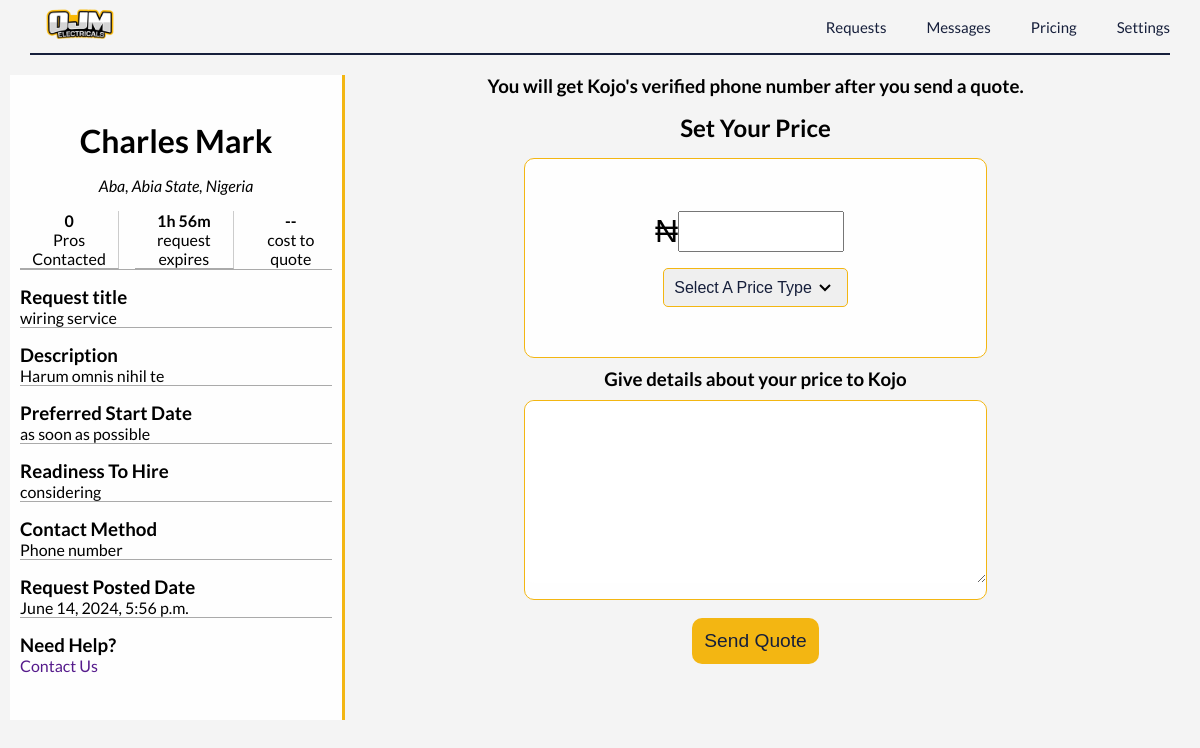
/request/6/ (signed in), run on the app's committed database.
### ojm_core/models.py (models this page shows, shortened)
class ServiceRequest(models.Model):
    user = models.ForeignKey(User, on_delete=models.CASCADE)
    query = models.CharField(max_length=255)
    service_description = models.TextField()
    additional_files = models.FileField(upload_to='additional_files/', blank=True, null=True)
    job_start = models.CharField(max_length=20, blank=True, null=True)
    readiness = models.CharField(max_length=20, blank=True, null=True)
    start_date = models.DateField(blank=True, null=True)
    created_at = models.DateTimeField(auto_now_add=True)
    class Meta:
        ordering = ('-created_at',)

### userauth/models.py (models this page shows, shortened)
class User(AbstractUser):
    email = models.EmailField(unique=True)
    first_name = models.CharField(max_length=150, blank=True)
    last_name = models.CharField(max_length=150, blank=True)
    phone_number = models.CharField(max_length=25, blank=True)
    whatsapp_number = models.CharField(max_length=25, blank=True)
    USERNAME_FIELD = 'email'
    REQUIRED_FIELDS = ['username']

class ElectricianProfile(models.Model):
    user = models.OneToOneField(User, on_delete=models.CASCADE)
    business_name = models.CharField(max_length=255)
    service_description = models.TextField()
    profile_picture = models.ImageField(upload_to=user_directory_path, blank=True, null=True)
    founded_date = models.DateField()
    registered = models.BooleanField(default=False)
    country = models.CharField(max_length=50, choices=WEST_AFRICAN_COUNTRIES)
    state = models.CharField(max_length=50, choices=NIGERIAN_STATES)
    city = models.CharField(max_length=255)
    address = models.CharField(max_length=255)
    terms = models.BooleanField(default=False)
    number_of_employees = models.IntegerField(default=0)
    website_url = models.URLField(max_length=200, blank=True, null=True)
    youtube_url = models.URLField(max_length=200, blank=True, null=True)
    prices = models.TextField(blank=True, null=True)
    qualification = models.TextField(blank=True, null=True)
    cac_verified = models.BooleanField(default=False)
    id_verified = models.BooleanField(default=False)
    cac = models.CharField(max_length=200, blank=True, null=True)
    class Meta:
        verbose_name_plural = "Electricians"

### ojm_core/views.py (the view)
# urls.py: path('request/<int:request_id>/', views.request_detail, name='request_detail'),
@login_required
def request_detail(request, request_id):
    req = get_object_or_404(ServiceRequest, id=request_id)
    user_profile = None
    if hasattr(req.user, 'customerprofile'):
        user_profile = req.user.customerprofile
    elif hasattr(req.user, 'electricianprofile'):
        user_profile = req.user.electricianprofile
    subscription = get_object_or_404(Subscription, user=request.user)
    total_quotes = SUBSCRIPTION_TOTAL_QUOTES.get(subscription.name, 0)
    remaining_quotes = subscription.remaining_quotes
    used_quotes = total_quotes - remaining_quotes
    subscribed = subscription.status == "Active"
    context = {
        'req': req,
        'user_profile': user_profile,
        'total_quotes': total_quotes,
        'used_quotes': used_quotes,
        'remaining_quotes': remaining_quotes,
        'subscribed':subscribed
    }
    return render(request, 'request_detail.html', context)

### templates/request_detail.html (shortened to what this page needs)
{% load static %}
<!DOCTYPE html>
<html lang="en">
<head>
    <link rel="stylesheet" href="https://unicons.iconscout.com/release/v4.0.8/css/line.css" />
    <link rel="stylesheet" href="{% static 'Css/request_detail.css' %}">
</head>
<body>
    <section>
        <div class="heading">
            <a href="{% url 'ojm_core:index' %}" class="nav_logo"><img src="{% static 'Assest/Img/ojm.png' %}" alt="Ojm" /></a>
            <div class="nav">
                <a href="{%url 'ojm_core:requests'%}" class="">
                     Requests
                </a>
                <a href="{%url 'chatapp:messages'%}" class="">
                     Messages
                </a>
                <a href="{% url 'payment:pay' %}" class="">
                    Pricing
                </a>
                <a href="{% url 'ojm_core:dashboard' %}" class="">
                    Settings
                </a>
            </div>
        </div>
        <div class="request-container">
            <div class="details">
                <div class="quote">
                    {% if req.user.first_name %}
                    <p class="username">{{ req.user.first_name }} {{ req.user.last_name }}</p>
                    {% else %}
                    <p class="username">{{ req.user.username|title }}</p>
                    {% endif %}
                    <p class="location">{{ user_profile.city|title }}, {{ user_profile.state|title }} State, {{ user_profile.country|title }}</p>
                    <div class="quote-detail">
                        <div class="pros-contacted">
                            <p>0</p>
                            <p>Pros Contacted</p>
                        </div>
                        <div class="request-expiry">
                            <p>1h 56m</p>
                            <p>request expires</p>
                        </div>
                        <div class="cost-quote">
                            {%if subscribed%}
                            <p>--</p>
                            {%else%}
                            <p>₦500</p>
                            {% endif %}
                            <p>cost to quote</p>
                        </div>
                    </div>
                </div>
                <div class="request-title">
                    <h3>Request title</h3>
                    <p>{{ req.query }}</p>
                </div>
                <div class="request-description">
                    <h3>Description</h3>
                    <p>{{ req.service_description }}</p>
                </div>
                <div class="start-date">
                    <h3>Preferred Start Date</h3>
                    {% if req.start_date %}
                    <p>{{ req.start_date }}</p>
                    {% else %}
                    <p>{{ req.job_start }}</p>
                    {% endif %}
                </div>
                <div class="readiness">
                    <h3>Readiness To Hire</h3>
                    <p>{{ req.readiness }}</p>
                </div>
                <div class="contact-method">
                    <h3>Contact Method</h3>
                    <p>Phone number</p>
                </div>
                <div class="request-date">
                    <h3>Request Posted Date</h3>
                    <p>{{ req.created_at }}</p>
                </div>
                <div class="contact-us">
                    <h3>Need Help?</h3>
                    <a href="">Contact Us</a>
                </div>
            </div>
            <form id="quote-form">
                <div class="price">
                    <div class="set-price">
                        <h3>You will get {{ req.user.username|title }}'s verified phone number after you send a quote.</h3>
                        <h2>Set Your Price</h2>
                        <div class="set">
                            <div class="number"><span>₦</span><input type="number" name="price" required></div>
                            <select name="price_type" id="" required>
                                <option value="">Select A Price Type</option>
                            </select>
                        </div>
                    </div>
                    <div class="price-details">
                        <h3>Give details about your price to {{ req.user.username|title }}</h3>
                        <div class="detail">
                            <textarea name="price_details" id="price-box" required></textarea>
                        </div>
                    </div>
                    <div class="send-quote">
                        <input type="submit" value="Send Quote">
                    </div>
                </div>
            </form>
        </div>
    </section>
</body>
</html>

### static/Css/request_detail.css (style rules this page uses)
:root { --main-color-one: rgb(243, 182, 18); --main-color-two: rgb(22, 31, 59); --background-color: #f4f4f4; --sidebar-width: 250px; --navbar-height: 60px; }
* { box-sizing: border-box; padding: 0; margin: 0; }
body { margin: 0; font-family: Lato, sans-serif; background-color: var(--background-color); }
a { text-decoration: none; }
.heading img { width: 100px; height: 50px; object-fit: cover; }
.heading { display: flex; justify-content: space-between; align-items: center; width: 95%; margin: auto; }
.nav { display: flex; justify-content: space-around; align-items: center; gap: 2.5rem; }
.nav a { color: var(--main-color-two); font-weight: 500; font-size: 15px; }
select { padding: 10px; font-size: 16px; border: 1px solid var(--main-color-one); border-radius: 5px; width: 100%; appearance: none; -webkit-appearance: none; background-image: url('../Assest/Img/arrow-down.png'); background-repeat: no-repeat; background-position: right 10px top 50%; cursor: pointer; color: var(--main-color-two); }
select option { padding: 10px; }
.heading { border-bottom: 2px solid var(--main-color-two); }
.request-container { margin-top: 10px; display: flex; width: 98%; padding: 10px; }
.details { width: 40%; display: flex; justify-content: center; flex-direction: column; gap: 1rem; border-right: 3px solid var(--main-color-one); padding: 10px; background: #fefefe; }
.details h3 { text-align: left; }
.username { font-size: 2rem; font-weight: 600; }
.location { font-weight: 500; font-style: italic; }
.username,.location { text-align: center; }
.quote { display: flex; flex-direction: column; justify-content: center; gap: 1rem; }
.details div:not(:nth-last-of-type(1)) { border-bottom: .2px solid #aaa; }
.quote-detail { display: flex; gap: 1rem; border: 0; }
.quote-detail p { text-align: center; }
.pros-contacted p:first-of-type,.request-expiry p:first-of-type,.cost-quote p:first-of-type { font-weight: 600; }
.pros-contacted { border-right: 1px solid #ccc; }
.request-expiry { border-right: 1px solid #ccc; }
.request-container form { display: flex; justify-content: center; width: 100%; }
form .price { display: flex; flex-direction: column; }
.price h2 { text-align: center; }
.price h3 { display: flex; align-items: center; justify-content: center; }
.price .set,.price .detail { width: 80%; margin: auto; height: 200px; background: #fefefe; display: flex; flex-direction: column; justify-content: center; align-items: center; gap: 1rem; border-radius: 10px; border: 1px solid var(--main-color-one); margin-bottom: 10px; }
.price .set select { width: 40%; }
.price-details h3 { margin-bottom: 10px; }
.price .detail textarea { width: 100%; height: 100%; border: none; outline: none; font-size: 20px; border-radius: 10px; }
.set .number { font-size: 2rem; }
.set input { width: 50%; text-align: center; font-size: 2rem; }
.set div { margin-left: 130px; }
.set-price { display: flex; flex-direction: column; gap: 1rem; }
.send-quote { display: flex; align-items: flex-end; justify-content: center; padding: 8px; }
.send-quote input { padding: 12px; font-size: larger; border-radius: 10px; border: 0; background: var(--main-color-one); color: var(--main-color-two); margin-bottom: 3rem; }

### data on the page
ServiceRequest: user.first_name "Charles", user.last_name "Mark", query "wiring service", service_description "Harum omnis nihil te", job_start "as soon as possible", readiness "considering", created_at "June 14, 2024, 5:56 p.m.", user.username "Kojo"
ElectricianProfile: city "Aba", state "Abia", country "Nigeria"
